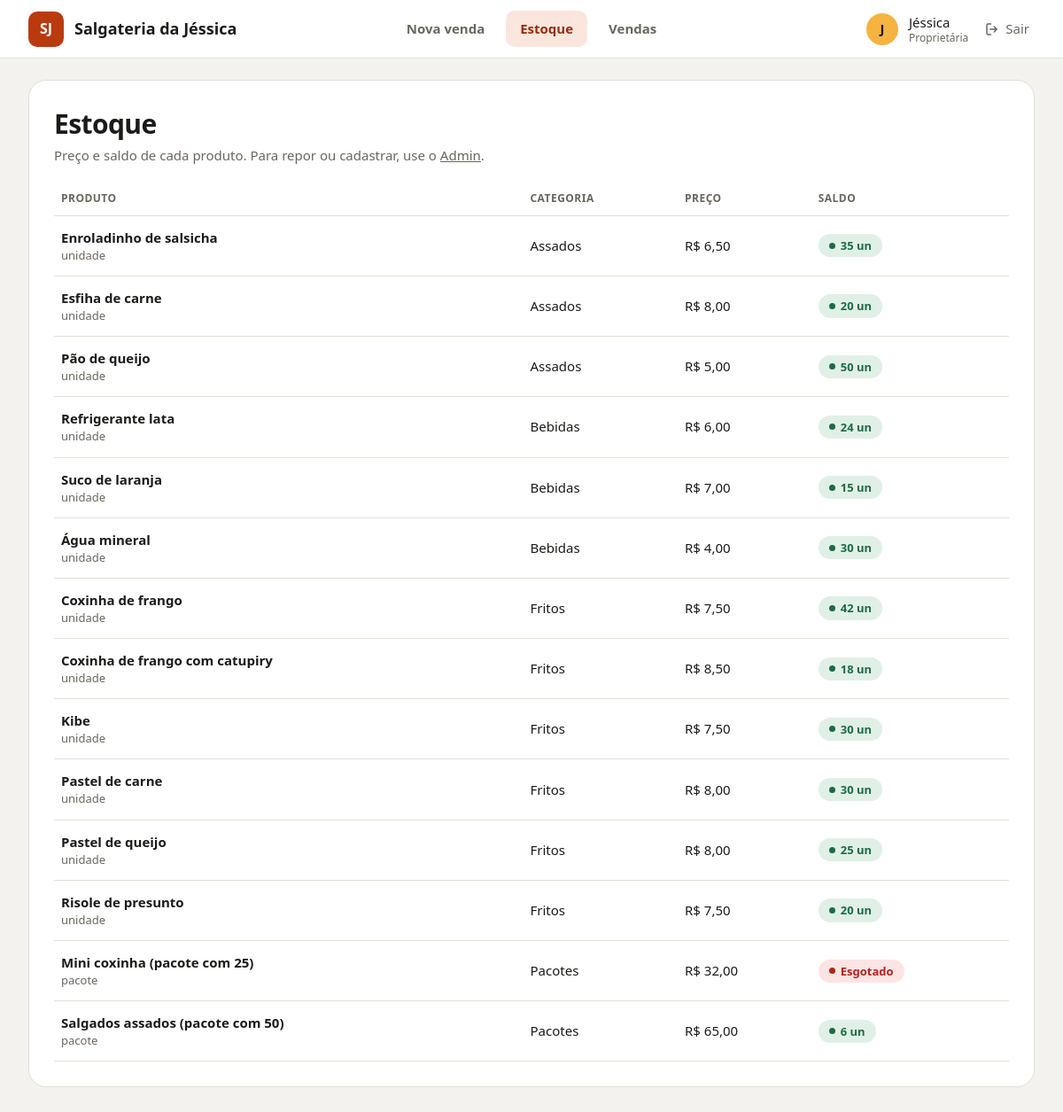
Screenshot of /estoque/ (signed in) with the database file from the repository.
### loja/models.py (models this page shows, shortened)
class Produto(models.Model):
    nome = models.CharField(max_length=80)
    categoria = models.CharField(max_length=20, choices=CATEGORIAS)
    unidade = models.CharField(max_length=20, default="unidade")
    preco_centavos = models.PositiveIntegerField()
    saldo = models.PositiveIntegerField(default=0)
    ativo = models.BooleanField(default=True)
    class Meta:
        ordering = ["categoria", "nome"]

### loja/views.py (the view)
# urls.py: path("estoque/", views.estoque, name="estoque"),
@login_required
def estoque(request):
    return render(request, "loja/estoque.html", {"produtos": Produto.objects.all()})

### loja/templatetags/dinheiro.py (called while the page is built)
def _fmt(centavos):
    inteiro, resto = divmod(int(centavos or 0), 100)
    return f"{inteiro:,}".replace(",", ".") + f",{resto:02d}"

@register.filter
def reais(centavos):
    return "R$ " + _fmt(centavos)

### loja/templates/loja/estoque.html
{% extends "loja/base.html" %}
{% load dinheiro %}
{% block conteudo %}
<section class="cartao">
  <h1>Estoque</h1><p class="sub">Preço e saldo de cada produto. Para repor ou cadastrar, use o <a href="/admin/">Admin</a>.</p>
  <table>
    <tr><th>Produto</th><th>Categoria</th><th>Preço</th><th>Saldo</th></tr>
    {% for p in produtos %}
    <tr><td><b>{{ p.nome }}</b><small>{{ p.unidade }}</small></td><td>{{ p.get_categoria_display }}</td>
      <td>{{ p.preco_centavos|reais }}</td>
      <td>{% if p.saldo > 0 %}<span class="selo">{{ p.saldo }} un</span>{% else %}<span class="selo zero">Esgotado</span>{% endif %}</td></tr>
    {% endfor %}
  </table>
</section>
{% endblock %}

### loja/templates/loja/base.html (shortened to what this page needs)
{% load static %}<!doctype html>
<html lang="pt-br">
<head>
  <link rel="stylesheet" href="{% static 'loja/style.css' %}">
</head>
<body>
{% block corpo %}
<header class="topo">
  <a class="marca" href="{% url 'pedido' %}"><span class="logo">SJ</span> Salgateria da Jéssica</a>
  {% with n=request.resolver_match.url_name %}
  <nav class="nav">
    <a href="{% url 'pedido' %}" class="{% if n == 'pedido' or n == 'pagamento' or n == 'registro' or n == 'comprovante' %}ativo{% endif %}">Nova venda</a>
    <a href="{% url 'estoque' %}" class="{% if n == 'estoque' %}ativo{% endif %}">Estoque</a>
    <a href="{% url 'vendas' %}" class="{% if n == 'vendas' %}ativo{% endif %}">Vendas</a>
  </nav>
  {% endwith %}
  <div class="usuario">
    <span class="avatar">{{ user.first_name|default:user.username|slice:":1"|upper }}</span>
    <span>{{ user.first_name|default:user.username }}<small>{% if user.is_superuser %}Proprietária{% else %}Atendente{% endif %}</small></span>
    <form method="post" action="{% url 'sair' %}">{% csrf_token %}
      <button class="sair"><svg class="i"><use href="#i-logout"/></svg> Sair</button>
    </form>
  </div>
</header>
<div class="pagina">
  {% block conteudo %}{% endblock %}
</div>
{% endblock %}
</body>
</html>

### loja/static/loja/style.css (style rules this page uses)
:root { --laranja: #ba3a0f; --laranja-esc: #962d0a; --rosa: #fbe6de; --amarelo: #f5b342; --verde: #1d6b45; --verde-cl: #e1f0e6; --vermelho: #b42318; --vermelho-cl: #fde4e4; --fundo: #f4f2ee; --tinta: #1c1b19; --muda: #6b665e; --linha: #e3dfd7; --borda: #8a8578; }
* { box-sizing: border-box; }
body { margin: 0; background: var(--fundo); color: var(--tinta); font: 15px/1.4 "Plus Jakarta Sans", "Segoe UI", system-ui, sans-serif; }
h1, h2, h3 { letter-spacing: -0.02em; margin: 0; }
h1 { font-size: 30px; }
a { color: inherit; }
.i { width: 18px; height: 18px; flex: none; vertical-align: middle; }
.topo { background: #fff; border-bottom: 1px solid var(--linha); padding: 12px 32px; display: grid; grid-template-columns: 1fr auto 1fr; align-items: center; gap: 16px; }
.marca { display: flex; align-items: center; gap: 12px; font-weight: 700; font-size: 18px; text-decoration: none; }
.logo { width: 40px; height: 40px; border-radius: 10px; background: var(--laranja); color: #fff; display: grid; place-items: center; font-weight: 800; font-size: 16px; }
.nav { display: flex; gap: 8px; }
.nav a { padding: 10px 16px; border-radius: 10px; text-decoration: none; color: var(--muda); font-weight: 600; }
.nav a.ativo { background: var(--rosa); color: var(--laranja-esc); }
.usuario { display: flex; align-items: center; gap: 12px; justify-self: end; }
.avatar { width: 36px; height: 36px; border-radius: 50%; background: var(--amarelo); display: grid; place-items: center; font-weight: 700; }
.usuario small { display: block; color: var(--muda); font-size: 12px; line-height: 1.1; }
.sair { background: none; border: 0; font: inherit; color: var(--muda); cursor: pointer; display: flex; gap: 6px; align-items: center; }
.pagina { padding: 24px 32px 48px; }
.cartao { background: #fff; border: 1px solid var(--linha); border-radius: 20px; padding: 28px; }
.cartao > h1, .cartao > h2 { margin-bottom: 4px; }
.sub { color: var(--muda); margin: 0 0 20px; }
table { width: 100%; border-collapse: collapse; }
th { text-align: left; font-size: 12px; letter-spacing: .04em; text-transform: uppercase; color: var(--muda); padding: 10px 8px; border-bottom: 1px solid var(--linha); }
td { padding: 14px 8px; border-bottom: 1px solid var(--linha); vertical-align: middle; }
td small { display: block; color: var(--muda); font-size: 13px; }
.selo { display: inline-flex; align-items: center; gap: 6px; padding: 4px 12px; border-radius: 999px; font-size: 13px; font-weight: 600; background: var(--verde-cl); color: var(--verde); }
.selo::before { content: ""; width: 7px; height: 7px; border-radius: 50%; background: currentColor; }
.selo.zero { background: var(--vermelho-cl); color: var(--vermelho); }

### rows the page displays
Produto: nome "Enroladinho de salsicha", unidade "unidade", categoria "Assados", preco_centavos|reais "R$ 6,50", saldo "35"
Produto: nome "Esfiha de carne", unidade "unidade", categoria "Assados", preco_centavos|reais "R$ 8,00", saldo "20"
Produto: nome "Pão de queijo", unidade "unidade", categoria "Assados", preco_centavos|reais "R$ 5,00", saldo "50"
Produto: nome "Refrigerante lata", unidade "unidade", categoria "Bebidas", preco_centavos|reais "R$ 6,00", saldo "24"
Produto: nome "Suco de laranja", unidade "unidade", categoria "Bebidas", preco_centavos|reais "R$ 7,00", saldo "15"
Produto: nome "Água mineral", unidade "unidade", categoria "Bebidas", preco_centavos|reais "R$ 4,00", saldo "30"
Produto: nome "Coxinha de frango", unidade "unidade", categoria "Fritos", preco_centavos|reais "R$ 7,50", saldo "42"
Produto: nome "Coxinha de frango com catupiry", unidade "unidade", categoria "Fritos", preco_centavos|reais "R$ 8,50", saldo "18"
Produto: nome "Kibe", unidade "unidade", categoria "Fritos", preco_centavos|reais "R$ 7,50", saldo "30"
Produto: nome "Pastel de carne", unidade "unidade", categoria "Fritos", preco_centavos|reais "R$ 8,00", saldo "30"
Produto: nome "Pastel de queijo", unidade "unidade", categoria "Fritos", preco_centavos|reais "R$ 8,00", saldo "25"
Produto: nome "Risole de presunto", unidade "unidade", categoria "Fritos", preco_centavos|reais "R$ 7,50", saldo "20"
Produto: nome "Mini coxinha (pacote com 25)", unidade "pacote", categoria "Pacotes", preco_centavos|reais "R$ 32,00", saldo "Esgotado"
Produto: nome "Salgados assados (pacote com 50)", unidade "pacote", categoria "Pacotes", preco_centavos|reais "R$ 65,00", saldo "6"

### other values shown
{{ user.first_name|default:user.username|slice:":1"|upper }} "J"
{{ user.first_name|default:user.username }} "Jéssica"
